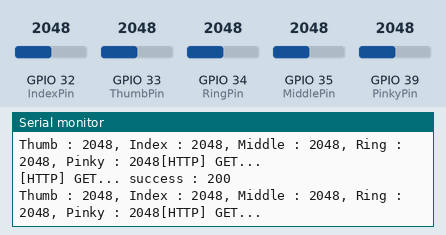
Recording of a sketch running on a simulated ESP32. Parts: the last lines printed to the serial monitor. The test bench sets the inputs (shaded band); at power-on: GPIO 33 (ThumbPin) = 2048, GPIO 32 (IndexPin) = 2048, GPIO 34 (RingPin) = 2048, GPIO 35 (MiddlePin) = 2048, GPIO 39 (PinkyPin) = 2048. WiFi joins after 1.5 s; servers stay silent unless stated; uploads are accepted with an empty reply.

Above: at 6.2 s.
6.3 s: GPIO 33 (ThumbPin) set to 1055
At 6.69 s:
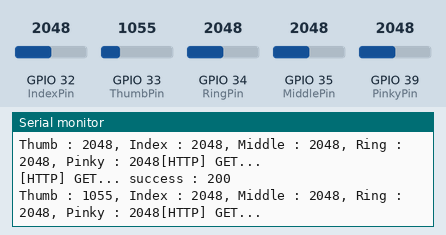
9.3 s: GPIO 33 (ThumbPin) set to 953
At 9.46 s:
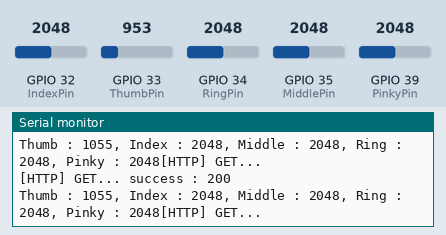
Timing chart, 0 to 12.3 s (numbered marks = the images above; inputs shaded):
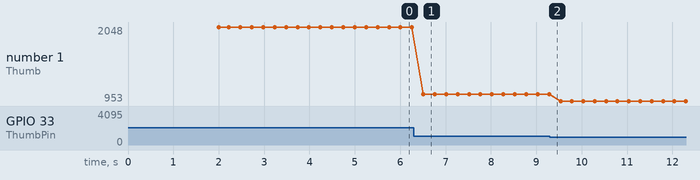

The sketch:

data-collectoin.ino
```cpp
#include <Arduino.h>
#include <WiFi.h>

#include <HTTPClient.h>

// #define USE_SERIAL Serial
// DOIT ESP32 DEVKIT V1

// from thumb

const int RingPin = 34;
const int MiddlePin = 35;
const int IndexPin = 32;
const int ThumbPin = 33;
const int PinkyPin = 39;
// const int ThumbPin = 34;
// const int IndexPin = 35;
// const int MiddlePin = 32;
// const int RingPin = 33;
// const int PinkyPin = 39;

int ThumbReading  = 0;
int IndexReading  = 0;
int MiddleReading = 0;
int RingReading   = 0;
int PinkyReading  = 0;

String baseUrl = "https://script.google.com/macros/s/AKfycbw2MBuNDkzXNLkRK0zF2HY5Y51DLEU5Qm-XNWSFCXzX4O2sJ_5qvwP4I3lDbxv5OWe_/exec";

const char *ssid = "TheProgrammer";
const char *password = "09292503ssss";

void setup()
{
  Serial.begin(9600);
  // WiFi.enableInsecureWEP(true)
  WiFi.begin(ssid, password);
  while (WiFi.status() != WL_CONNECTED)
  {
    Serial.print(".");
    delay(1000);
  }

  // Serial.println("\nConnected to the WiFi network");
  // Serial.print("Local ESP32 IP: ");
  // Serial.println(WiFi.localIP());

}

void loop()
{
  ReadSensors();

  String Thumb = String(ThumbReading);
  String Index = String(IndexReading);
  String Middle = String(MiddleReading);
  String Ring = String(RingReading);
  String Pinky = String(PinkyReading);

  dataSender(Thumb, Index, Middle, Ring, Pinky, "A");
  // delay(500);
}

void dataSender(String Thumb, String Index, String Middle, String Ring, String Pinky, String Letter)
{
  // sends data to google sheet
  String Url = baseUrl + "?Thumb=" + Thumb + "&";
  Url += "&Index=" + Index + "&";
  Url += "&Middle=" + Middle + "&";
  Url += "&Ring=" + Ring + "&";
  Url += "&Pinky=" + Pinky + "&";
  Url += "&Letter=" + Letter;

  HTTPClient http;
  // configure traged server and url
  // http.begin("https://www.howsmyssl.com/a/check", ca); //HTTPS
  http.begin(Url); // HTTP
  Serial.print("[HTTP] GET...\n");
  // start connection and send HTTP header
  int httpCode = http.GET();
  // httpCode will be negative on error
  if (httpCode > 0)
  {
    // HTTP header has been send and Server response header has been handled
    Serial.printf("[HTTP] GET... success : %d\n", httpCode);
    // file found at server
    if (httpCode == HTTP_CODE_OK)
    {
      String payload = http.getString();
      Serial.println(payload);
    }
  }
  else
  {
    Serial.printf("[HTTP] GET... failed, error: %s\n", http.errorToString(httpCode).c_str());
  }
  http.end();
}

void ReadSensors()
{
  ThumbReading = analogRead(ThumbPin);
  IndexReading = analogRead(IndexPin);
  MiddleReading = analogRead(MiddlePin);
  RingReading = analogRead(RingPin);
  PinkyReading = analogRead(PinkyPin);
  Serial.println();
  Serial.print("Thumb : ");
  Serial.print(ThumbReading);
  Serial.print(", Index : ");
  Serial.print(IndexReading);
  Serial.print(", Middle : ");
  Serial.print(MiddleReading);
  Serial.print(", Ring : ");
  Serial.print(RingReading);
  Serial.print(", Pinky : ");
  Serial.print(PinkyReading);
}

// https://script.google.com/macros/s/AKfycbw2MBuNDkzXNLkRK0zF2HY5Y51DLEU5Qm-XNWSFCXzX4O2sJ_5qvwP4I3lDbxv5OWe_/exec
```

Measured:
- after the input at 6.3 s, the serial monitor: prints a new line after 0.21 s (image 1)
- plotted number 1: 2048 → 1055 after the input at 6.3 s, 1055 → 953 after the input at 9.3 s
